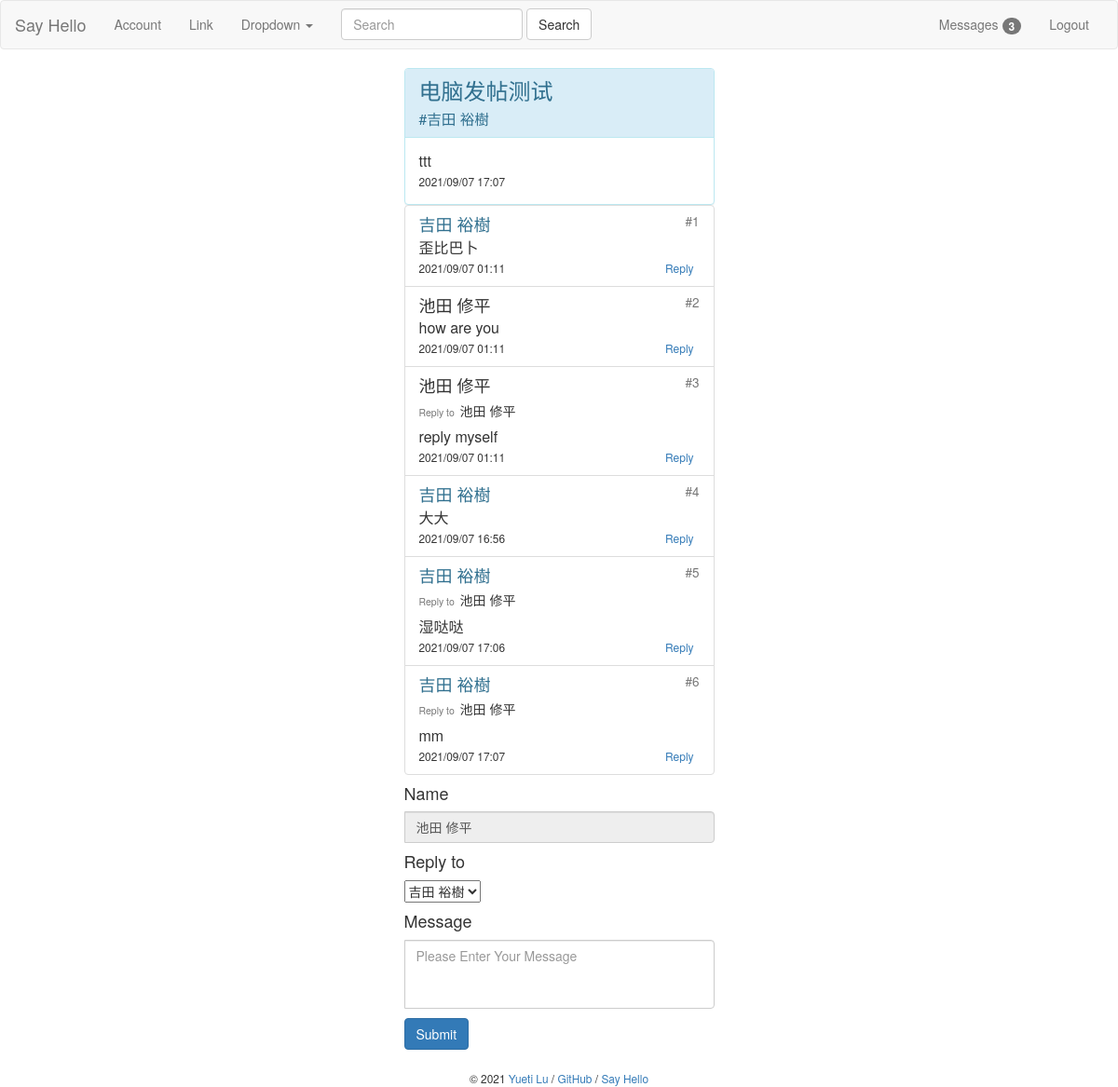
The app's page /post/1 (signed in) with its own data.
### bluelog/models.py (models this page shows)
class Post(db.Model):
    id = db.Column(db.Integer, primary_key=True)
    title = db.Column(db.String(60))
    body = db.Column(db.Text)
    name = db.Column(db.String(60))
    clickNum = db.Column(db.Integer, default=0)
    commentNum = db.Column(db.Integer, default=0)
    postTime = db.Column(db.DateTime, default=datetime.now)
    timestamp = db.Column(db.DateTime, default=datetime.now)
    user_id = db.Column(db.Integer, db.ForeignKey('user.id'))
    user = db.relationship('User', back_populates='posts')
    comments = db.relationship('Comment', back_populates='post', cascade='all,delete-orphan')

class Comment(db.Model):
    id = db.Column(db.Integer, primary_key=True)
    name = db.Column(db.String(30))
    body = db.Column(db.Text)
    replyTo = db.Column(db.String(30))
    commentFloor = db.Column(db.Integer)
    from_admin = db.Column(db.Boolean, default=False)
    timestamp = db.Column(db.DateTime, default=datetime.now, index=True)
    post_id = db.Column(db.Integer, db.ForeignKey('post.id'))
    post = db.relationship('Post', back_populates='comments')
    user_id = db.Column(db.Integer, db.ForeignKey('user.id'))
    user = db.relationship('User', back_populates='comments')

class FakeName(db.Model):
    id = db.Column(db.Integer, primary_key=True)
    post_id = db.Column(db.Integer)
    user_id = db.Column(db.Integer)
    name = db.Column(db.String)

### bluelog/blueprints/blog.py (the view, shortened to what this page needs)
@blog_bp.route('/post/<int:post_id>', methods=['GET', 'POST'])
def replyPage(post_id):
    replyName = request.args.get('replyName')
    if replyName:
        replyForm = ReplyForm(toName=replyName)
    else:
        replyForm = ReplyForm()
    fakesNames = FakeName.query.filter_by(post_id=post_id).all()
    replyForm.toName.choices = [(fakeName.name, fakeName.name) for fakeName in fakesNames]
    post = Post.query.get(post_id)
    post.clickNum += 1
    comments = post.comments
    db.session.commit()
    if current_user.is_authenticated:
        user = User.query.get(current_user.id)
        fakeName = FakeName.query.filter(and_(FakeName.post_id == post_id, FakeName.user_id == user.id)).first()
        if fakeName:
            replyForm.name.data = fakeName.name
        else:
            nameTemp = fake.name()
            while nameTemp in [fakeName.name for fakeName in fakesNames]:
                nameTemp = fake.name()
            replyForm.name.data = nameTemp
    else:
        nameTemp = fake.name()
        while nameTemp in [fakeName.name for fakeName in fakesNames]:
            nameTemp = fake.name()
        replyForm.name.data = nameTemp
    return render_template('blog/reply.html',
                           comments=comments,
                           form=replyForm,
                           post=post)

### bluelog/forms.py
class ReplyForm(FlaskForm):
    name = StringField('Name', validators=[DataRequired()])
    body = TextAreaField('Message', validators=[DataRequired(), Length(1, 200)])
    toName = SelectField('Reply to', choices=[])
    submit = SubmitField()

class SearchForm(FlaskForm):
    body = StringField('SearchMessage', validators=[DataRequired()])
    submit = SubmitField('Search')

### bluelog/__init__.py (called while the page is built)
def register_template_context(app):
    @app.context_processor
    def injectSearchForm():
        searchForm = SearchForm()
        return dict(searchForm=searchForm)
    @app.context_processor
    def injectUnreadMessage():
        if current_user.is_authenticated:
            user = User.query.get(current_user.id)
            unreadMessageNum = UnreadMessage.query.filter(and_(UnreadMessage.user_id == user.id,
                                                               UnreadMessage.haveRead == 0)).count()
            return dict(unreadMessageNum=unreadMessageNum)
        else:
            return dict(unreadMessageNum=0)

### bluelog/extensions.py (called while the page is built)
@login_manager.user_loader
def load_user(user_id):
    from bluelog.models import User
    user = User.query.get(int(user_id))
    return user

### bluelog/templates/blog/reply.html (shortened to what this page needs)
{% extends 'base.html' %}
{% from "macros.html" import show_flash with context %}
{% from "macros.html" import show_footer %}
{% from "macros.html" import show_comment_in_post %}
{% from "macros.html" import show_errors %}
{% block content %}
    <div class="col-md-4"></div>
    <div class="col-md-4">
        <div class="panel panel-info" style="margin:0 auto; width:90%;">
            <div class="panel-heading">
                <h3 class="panel-title" style="font-size: x-large">{{ post.title }}<br><small>#{{ post.name }}</small>
                </h3>
            </div>
            <div class="panel-body">
                <p class="list-group-item-text"
                   style="width: 100%; word-break: break-all; word-wrap: break-word; font-size: medium">{{ post.body }}</p>
                <small>
                    {{ post.timestamp.strftime('%Y/%m/%d %H:%M') }}
                </small>
            </div>
        </div>
        <ul class="list-group" style="margin:0 auto; width:90%">
            {% for comment in comments %}
                {{ show_comment_in_post(comment) }}
            {% endfor %}
        </ul>
        <form role="form" method="post" id="comment-form">
            <div class="form-group">
                <div class="input-group" style="margin:0 auto; width:90%">
                    {{ form.name.label(class="h4") }}<br>
                    {{ form.name(class="form-control ", placeholder="Username", readonly="readonly") }}
                </div>
                <h4 style="margin-left: 5%">Reply to</h4>
                <div class="input-group" style="margin:0 auto; width:90%">
                    {{ form.toName(class="selectpicker") }}
                </div>
                <div class="input-group" style="margin:0 auto; width:90%">
                    {{ form.body.label(class="h4") }}<br>
                    {{ form.body(class="form-control", placeholder="Please Enter Your Message", rows="3", style="resize: none;") }}
                </div>
                {{ form.submit(class="btn btn-primary", type="submit", style="margin-top: 10px; margin-left: 5%") }}
            </div>
        </form>
        {{ show_footer() }}
    </div>
    <div class="col-md-4"></div>
{% endblock %}

### bluelog/templates/macros.html (shortened to what this page needs)
{% macro show_footer() %}
    <footer class="text-center" style="margin-top: 20px;">
        <small> &copy; 2021 <a href="https://github.com/luyueti111" title="Written by Grey Li">Yueti Lu</a> /
            <a href="https://github.com/luyueti111/Bluelog" title="Fork me on GitHub">GitHub</a> /
            <a href="{{ url_for('blog.hello') }}" title="A HelloFlask project">Say Hello</a>
        </small>
    </footer>
{% endmacro %}
{% macro show_comment_in_post(comment) %}
    {% set post = comment.post %}
    <li class="list-group-item">
        {% if comment.name == post.name %}
            <h4 class="list-group-item-heading text-info">{{ comment.name }}<small
                    class="pull-right">&nbsp;#{{ comment.commentFloor }}</small>
            </h4>
        {% else %}
            <h4 class="list-group-item-heading">{{ comment.name }}<small
                    class="pull-right">&nbsp;#{{ comment.commentFloor }}</small>
            </h4>
        {% endif %}
        {% if comment.replyTo is not none %}
            <h5><small>Reply to&nbsp;&nbsp;</small>{{ comment.replyTo }}</h5>
        {% endif %}
        <p class="list-group-item-text"
           style="width: 100%; word-break: break-all; word-wrap: break-word; font-size: medium">{{ comment.body }}</p>
        <small>
            {{ comment.timestamp.strftime('%Y/%m/%d %H:%M') }}
        </small>
        <a class="btn btn-xs pull-right" href="{{ url_for('blog.replyFromComment', comment_id=comment.id) }}">Reply</a>
    </li>
{% endmacro %}

### records on screen
Post: title "电脑发帖测试", name "吉田 裕樹", body "ttt", timestamp "2021/09/07 17:07"
Comment: name "吉田 裕樹", commentFloor "1", body "歪比巴卜", timestamp "2021/09/07 01:11"
Comment: name "池田 修平", commentFloor "2", body "how are you", timestamp "2021/09/07 01:11"
Comment: name "池田 修平", commentFloor "3", replyTo "池田 修平", body "reply myself", timestamp "2021/09/07 01:11"
Comment: name "吉田 裕樹", commentFloor "4", body "大大", timestamp "2021/09/07 16:56"
Comment: name "吉田 裕樹", commentFloor "5", replyTo "池田 修平", body "湿哒哒", timestamp "2021/09/07 17:06"
Comment: name "吉田 裕樹", commentFloor "6", replyTo "池田 修平", body "mm", timestamp "2021/09/07 17:07"
FakeName: name "池田 修平"

### other values on screen
{{ unreadMessageNum }} "3"
